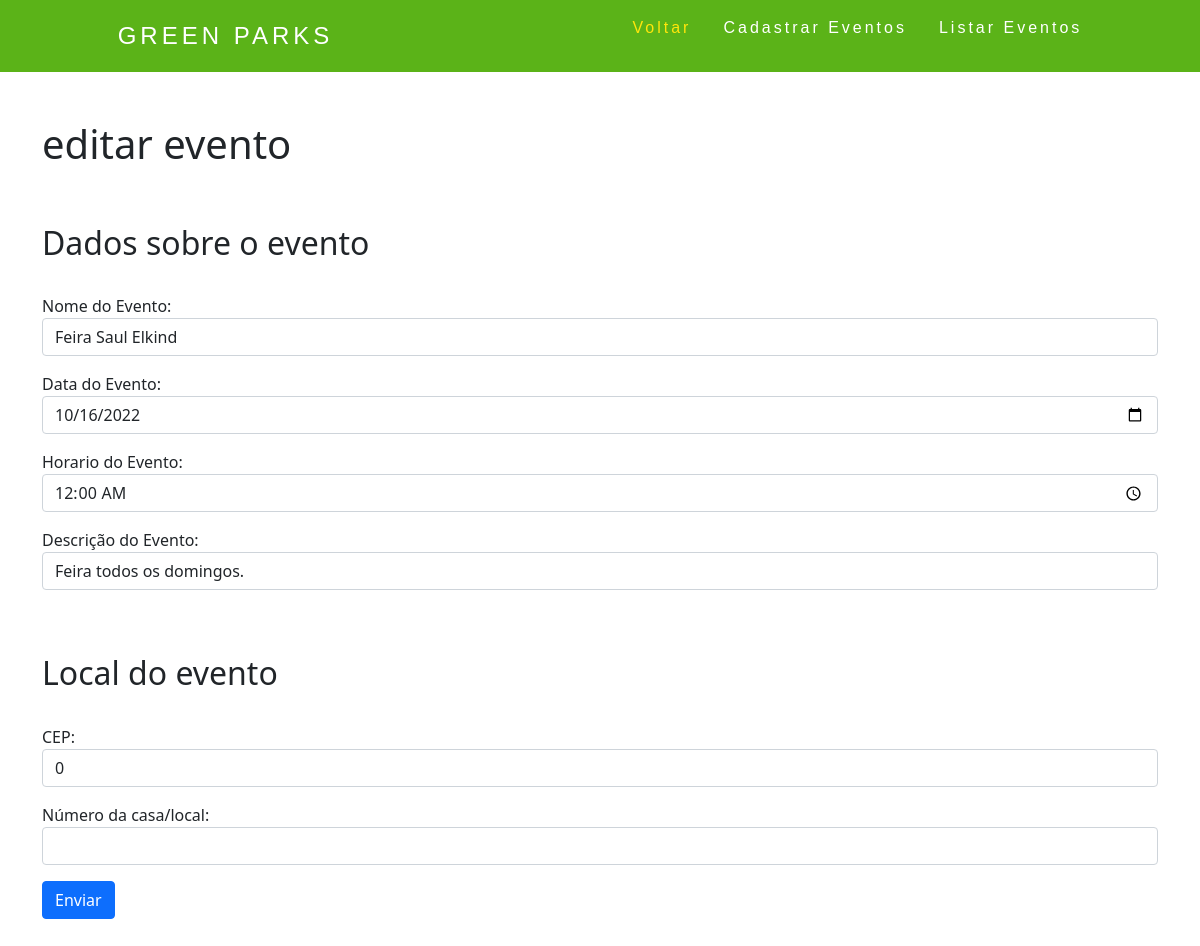
/app/Model/eventos/cad_eventos.php?page=editar&id=1, run on the app's committed database.
### tables this page shows
CREATE TABLE `eventos` (
  `id_eventos` int(11) NOT NULL,
  `nome_eventos` varchar(100) NOT NULL,
  `data_eventos` date NOT NULL,
  `horario_eventos` time NOT NULL,
  `desc_eventos` varchar(250) NOT NULL,
  `cep_eventos` int(11) NOT NULL,
  `num_ende_eventos` varchar(50) NOT NULL,
  `id_usuario` int(11) NOT NULL
);

### app/Model/eventos/editar_eventos.php (the view, shortened to what this page needs)
<h1>editar evento</h1>
<?php
    $sql = "SELECT * FROM eventos WHERE id_eventos =".$_REQUEST["id"];
    $res = $conexaoMysqli->query($sql);
    $row = $res->fetch_object();
?>
<form action="?page=salvar" method="POST">
    <input type="hidden" name="id_endereco" value="<?php print $row->id_endereco; ?>"><br><br>
    <h2>Dados sobre o evento</h2><br>
    <div class="mb-3">
        <label>Nome do Evento:</label>
        <input type="text" name="nome_eventos" value="<?php print $row->nome_eventos ?>" class="form-control">
    </div>
    <div class="mb-3">
        <label>Data do Evento:</label>
        <input type="date" name="data_eventos" value="<?php print $row->data_eventos ?>" class="form-control">
    </div>
    <div class="mb-3">
        <label>Horario do Evento:</label>
        <input type="time" name="horario_eventos" value="<?php print $row->horario_eventos ?>" class="form-control">
    </div>
    <div class="mb-3">
        <label>Descrição do Evento:</label>
        <input type="text" name="desc_eventos" value="<?php print $row->desc_eventos ?>" class="form-control">
    </div><br><br>
    <h2>Local do evento</h2><br>
    <div class="mb-3">
        <label>CEP:</label>
        <input type="text" name="cep_eventos" value="<?php print $row->cep_eventos ?>" class="form-control">
    </div>
    <div class="mb-3">
        <label>Número da casa/local:</label>
        <input type="number" name="num_ende_eventos" value="<?php print $row->num_ende_eventos ?>" class="form-control">
    </div>
    <button type="submit" class="btn btn-primary">Enviar</button>
</form>

### app/View/css/stilo.css (style rules this page uses)
body { background-color: #ffffff; height: 2650px; max-height: 2650px; }
* { margin: 0; padding: 0; }

### data on the page
eventos: nome_eventos "Feira Saul Elkind", data_eventos "10/16/2022", horario_eventos "00:00:00", desc_eventos "Feira todos os domingos.", cep_eventos "0"
